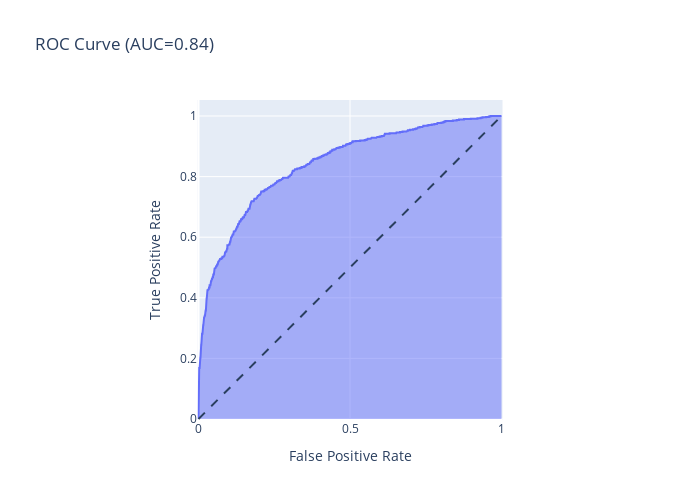

Write notebook code for a chart like this one.
### Code cell
# Predict on y test
y_pred_gbm = best_model.predict_proba(X_test_gbm)[::,1]

# Assuming y_pred and y_true are the predicted and true labels, respectively
fpr, tpr, _ = roc_curve(y_test_gbm, y_pred_gbm)

# Compute AUC (Area Under the Curve)
auc = roc_auc_score(y_test_gbm, y_pred_gbm)

# first attempt
roc_auc_score(y_test_gbm,y_pred_gbm)

fig_rf_auc = px.area(
    x=fpr, y=tpr,
    title=f'ROC Curve (AUC={auc:.2f})',
    labels=dict(x='False Positive Rate', y='True Positive Rate'),
    width=700, height=500
)
fig_rf_auc.add_shape(
    type='line', line=dict(dash='dash'),
    x0=0, x1=1, y0=0, y1=1
)

fig_rf_auc.update_yaxes(scaleanchor="x", scaleratio=1)
fig_rf_auc.update_xaxes(constrain='domain')
fig_rf_auc.show()

### Figure 1 — Plotly figure (JSON) as saved in the notebook; plotly's stock layout.template omitted (floating-point values rounded to 4 significant figures; data arrays with more than 128 entries replaced by an {"elided": "..."} marker saying what was removed)
{"data": [{"fillpattern": {"shape": ""}, "hovertemplate": "False Positive Rate=%{x}<br>True Positive Rate=%{y}<extra></extra>", "legendgroup": "", "line": {"color": "#636efa"}, "marker": {"symbol": "circle"}, "mode": "lines", "name": "", "orientation": "v", "showlegend": false, "stackgroup": "1", "type": "scatter", "x": {"elided": "683 float values"}, "xaxis": "x", "y": {"elided": "683 float values"}, "yaxis": "y"}], "layout": {"height": 500, "legend": {"tracegroupgap": 0}, "shapes": [{"line": {"dash": "dash"}, "type": "line", "x0": 0, "x1": 1, "y0": 0, "y1": 1}], "title": {"text": "ROC Curve (AUC=0.84)"}, "width": 700, "xaxis": {"anchor": "y", "constrain": "domain", "domain": [0, 1], "title": {"text": "False Positive Rate"}}, "yaxis": {"anchor": "x", "domain": [0, 1], "scaleanchor": "x", "scaleratio": 1, "title": {"text": "True Positive Rate"}}}}
